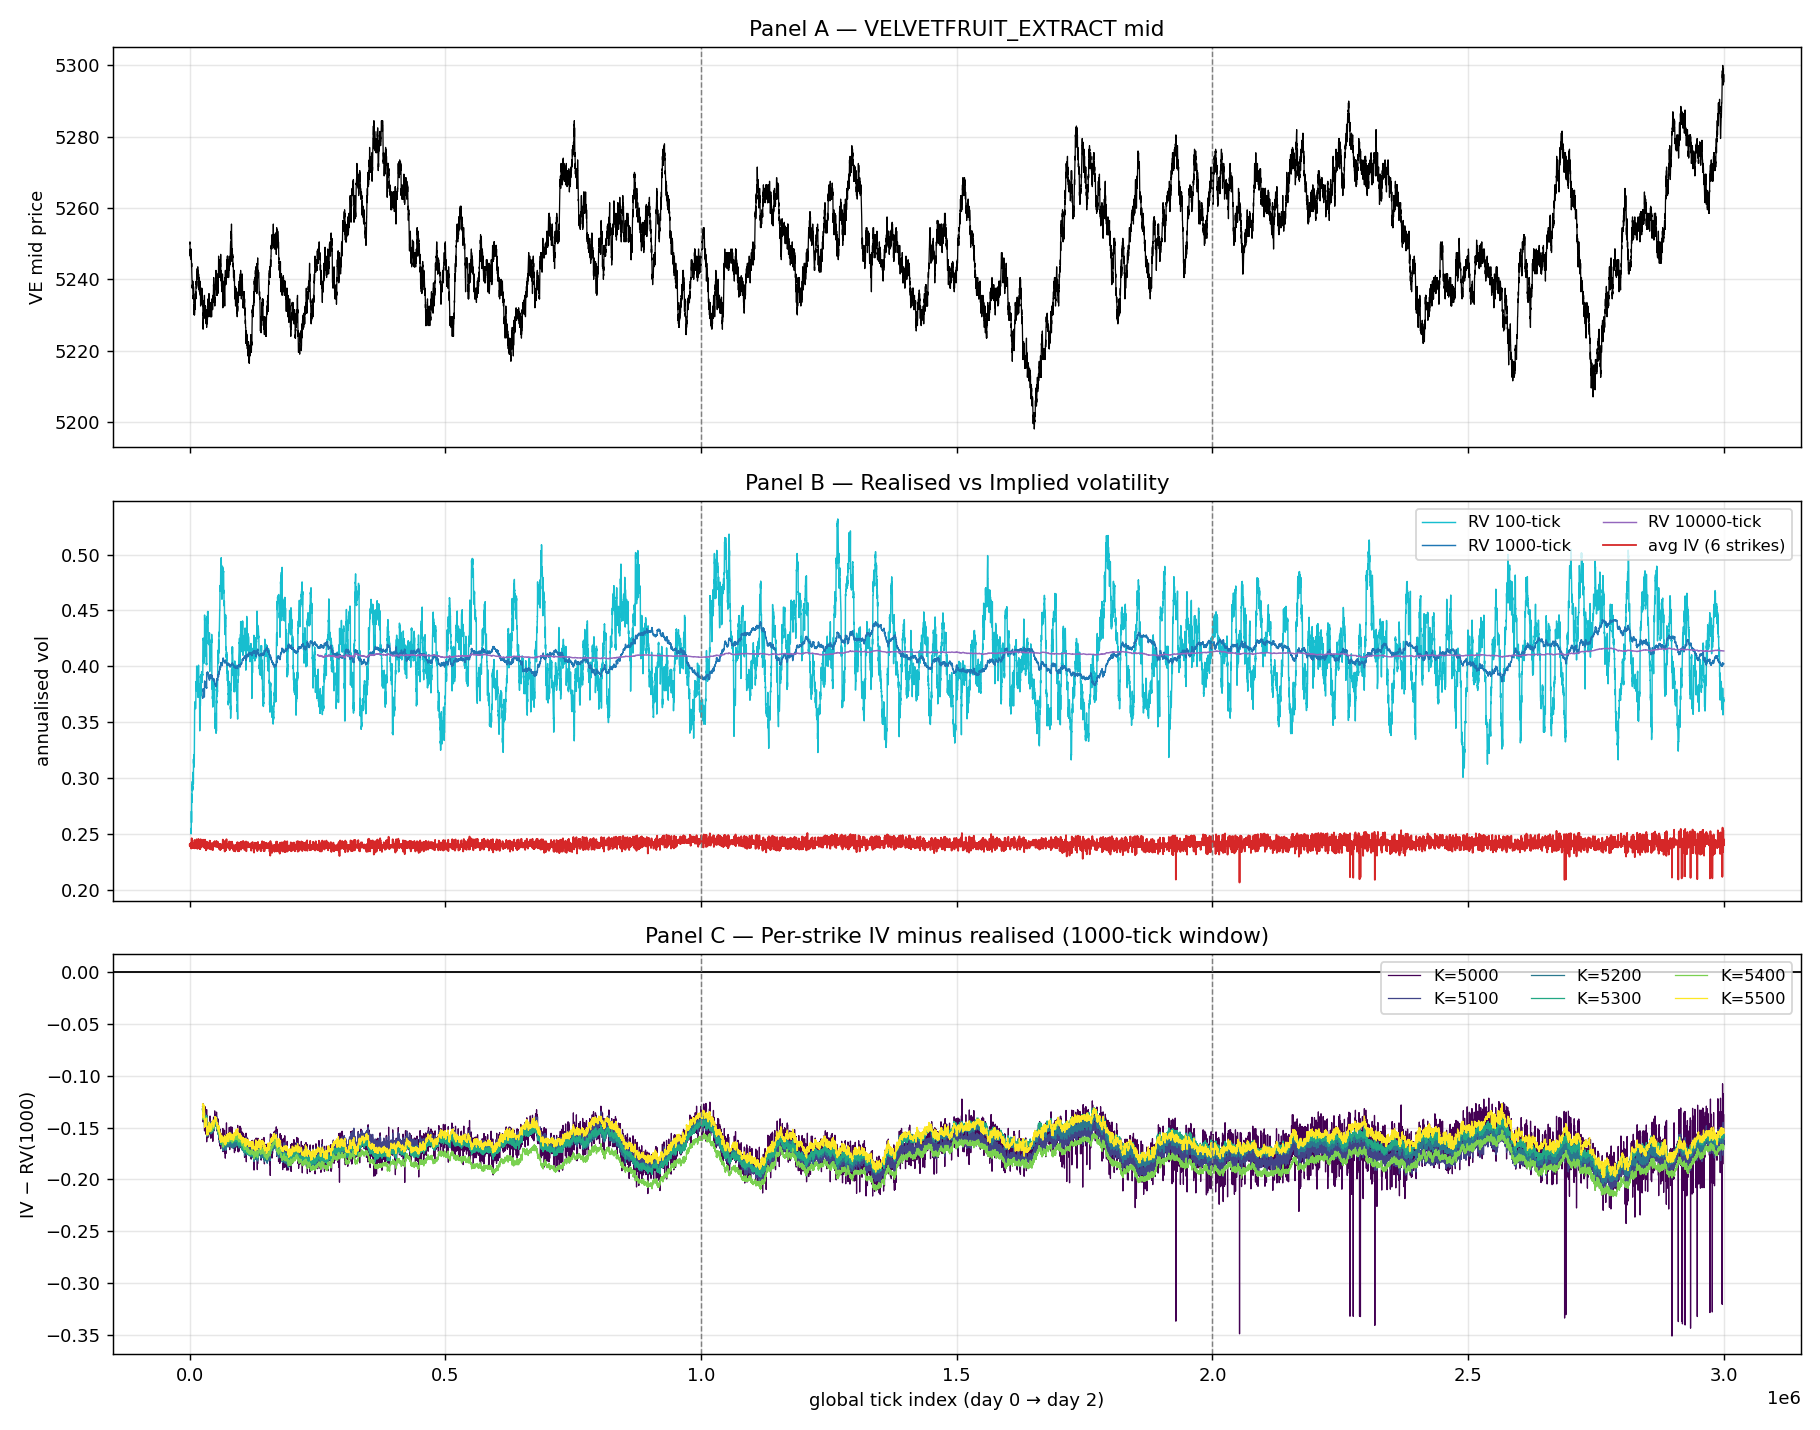

The script that saved this image:
"""Realised Vol vs Implied Vol diagnostic for Round-3 VEV vouchers.

Answers: are vouchers structurally over- or under-priced relative to realised?
"""

import os
import sys
import math
import numpy as np
import pandas as pd
import matplotlib.pyplot as plt

sys.path.insert(0, os.path.dirname(os.path.abspath(__file__)))
from bs_pricer import implied_vol, bs_call

DATA_DIR = os.path.join(
    os.path.dirname(os.path.abspath(__file__)), "..", "..", "data", "round3"
)
OUT_PNG = os.path.join(os.path.dirname(os.path.abspath(__file__)), "phase3_rv_iv.png")

UNDERLYING = "VELVETFRUIT_EXTRACT"
ACTIVE_STRIKES = [5000, 5100, 5200, 5300, 5400, 5500]
ACTIVE_PRODUCTS = [f"VEV_{k}" for k in ACTIVE_STRIKES]
TICKS_PER_DAY = 10_000
TICK_STEP = 100
TIMESTAMPS_PER_DAY = TICKS_PER_DAY * TICK_STEP  # 1,000,000
DAYS_PER_YEAR = 365
TICKS_PER_YEAR = TICKS_PER_DAY * DAYS_PER_YEAR  # 3,650,000
ANNUALISATION = math.sqrt(TICKS_PER_YEAR)
START_TTE_DAYS = {0: 8, 1: 7, 2: 6}


def load_all_days():
    frames = []
    for d in (0, 1, 2):
        path = os.path.join(DATA_DIR, f"prices_round_3_day_{d}.csv")
        df = pd.read_csv(path, sep=";")
        df["day"] = d
        frames.append(df)
    full = pd.concat(frames, ignore_index=True)
    keep = [UNDERLYING] + ACTIVE_PRODUCTS
    full = full[full["product"].isin(keep)].copy()
    # Global tick index across the 3 days
    full["global_t"] = full["day"] * TIMESTAMPS_PER_DAY + full["timestamp"]
    return full


def pivot_mids(df):
    wide = df.pivot_table(
        index=["day", "timestamp", "global_t"],
        columns="product",
        values="mid_price",
        aggfunc="first",
    ).reset_index().sort_values("global_t").reset_index(drop=True)
    return wide


def verify_tick_step(wide):
    ts0 = wide.loc[wide["day"] == 0, "timestamp"].sort_values().values
    diffs = np.diff(ts0)
    unique_diffs = np.unique(diffs)
    print(f"  tick-step unique values (day 0): {unique_diffs.tolist()}")
    assert len(unique_diffs) == 1 and unique_diffs[0] == TICK_STEP, (
        f"Expected tick step {TICK_STEP}, got {unique_diffs.tolist()}"
    )
    print(f"  tick step = {TICK_STEP} confirmed.")


def compute_rv(underlying, windows=(100, 1000, 10_000)):
    log_ret = np.log(underlying).diff()
    rvs = {}
    for w in windows:
        # rolling std of per-tick log returns, annualised
        rv = log_ret.rolling(w, min_periods=max(2, w // 4)).std() * ANNUALISATION
        rvs[w] = rv
    return rvs, log_ret


def compute_iv_grid(wide):
    iv_cols = {}
    for k, prod in zip(ACTIVE_STRIKES, ACTIVE_PRODUCTS):
        ivs = np.full(len(wide), np.nan)
        S_arr = wide[UNDERLYING].values
        mid_arr = wide[prod].values
        day_arr = wide["day"].values
        ts_arr = wide["timestamp"].values
        for i in range(len(wide)):
            S = S_arr[i]
            mid = mid_arr[i]
            if not np.isfinite(S) or not np.isfinite(mid):
                continue
            day = int(day_arr[i])
            tick_frac = ts_arr[i] / TIMESTAMPS_PER_DAY
            tte_days = START_TTE_DAYS[day] - tick_frac
            T = tte_days / DAYS_PER_YEAR
            if T <= 0:
                continue
            sigma = implied_vol(float(mid), float(S), float(k), float(T))
            if not math.isnan(sigma):
                ivs[i] = sigma
        iv_cols[k] = ivs
        n_ok = np.isfinite(ivs).sum()
        print(f"  IV for K={k}: {n_ok} / {len(wide)} ticks solved "
              f"(skipped {len(wide) - n_ok} NaN)")
    return iv_cols


def main():
    print("=" * 70)
    print("PHASE 3 — Realised Vol vs Implied Vol diagnostic")
    print("=" * 70)

    print("\n[1] Loading data...")
    df = load_all_days()
    print(f"  rows after filter: {len(df):,}")
    print(f"  products kept: {sorted(df['product'].unique())}")

    wide = pivot_mids(df)
    print(f"  wide grid shape: {wide.shape}")
    print(f"  columns: {[c for c in wide.columns if c not in ('day','timestamp','global_t')]}")

    print("\n[1b] Verifying tick step...")
    verify_tick_step(wide)

    # Sanity on VE
    print("\n[1c] VE sanity per day:")
    for d in (0, 1, 2):
        ve = wide.loc[wide["day"] == d, UNDERLYING].dropna()
        print(f"  day {d}: mean={ve.mean():.2f}, std={ve.std():.2f}, "
              f"min={ve.min():.2f}, max={ve.max():.2f}, n_ticks={len(ve)}")

    print("\n[2] Computing realised volatility...")
    rvs, log_ret = compute_rv(wide[UNDERLYING])
    print(f"  log-return stats: mean={log_ret.mean():.2e}, "
          f"std={log_ret.std():.2e}, n_finite={np.isfinite(log_ret).sum()}")
    naive_annual_vol = log_ret.std() * ANNUALISATION
    print(f"  naive full-sample annualised vol = {naive_annual_vol:.4f}")
    for w, rv in rvs.items():
        med = np.nanmedian(rv)
        print(f"  RV window={w:>5}: median={med:.4f}, "
              f"mean={np.nanmean(rv):.4f}, n_finite={np.isfinite(rv).sum()}")

    print("\n[3] Computing implied volatility per strike...")
    iv_cols = compute_iv_grid(wide)
    iv_df = pd.DataFrame(iv_cols, index=wide.index)
    iv_df.columns = [f"IV_{k}" for k in ACTIVE_STRIKES]
    avg_iv = iv_df.mean(axis=1)
    print(f"  average IV across 6 strikes: median={np.nanmedian(avg_iv):.4f}, "
          f"mean={np.nanmean(avg_iv):.4f}, std={np.nanstd(avg_iv):.4f}")

    # Magnitude sanity check
    rv_med = np.nanmedian(rvs[1000])
    iv_med = np.nanmedian(avg_iv)
    if rv_med > 0 and (iv_med / rv_med > 100 or iv_med / rv_med < 0.01):
        print(f"\n  !! WARNING: IV/RV ratio = {iv_med/rv_med:.2f} — "
              f"annualisation likely wrong. Halting.")
        sys.exit(1)
    print(f"\n  magnitude check: median RV(1000)={rv_med:.4f}, "
          f"median avg-IV={iv_med:.4f}, ratio={iv_med/rv_med:.2f} "
          f"(want O(1) — same units)")

    # Build the analysis frame
    out = wide[["day", "timestamp", "global_t", UNDERLYING]].copy()
    for w, rv in rvs.items():
        out[f"RV_{w}"] = rv.values
    for col in iv_df.columns:
        out[col] = iv_df[col].values
    out["avg_IV"] = avg_iv.values
    for k in ACTIVE_STRIKES:
        out[f"spread_{k}"] = out[f"IV_{k}"] - out["RV_1000"]
    out["spread_avg"] = out["avg_IV"] - out["RV_1000"]

    # ---- CHART ----
    print("\n[5] Building chart...")
    fig, axes = plt.subplots(3, 1, figsize=(14, 11), sharex=True)
    x = out["global_t"].values

    # Panel A: VE mid
    axes[0].plot(x, out[UNDERLYING].values, color="black", lw=0.7)
    axes[0].set_ylabel("VE mid price")
    axes[0].set_title("Panel A — VELVETFRUIT_EXTRACT mid")
    for d in (1, 2):
        axes[0].axvline(d * TIMESTAMPS_PER_DAY, color="grey",
                        ls="--", lw=0.8)
    axes[0].grid(alpha=0.3)

    # Panel B: RV (3 windows) + avg IV
    rv_colors = {100: "tab:cyan", 1000: "tab:blue", 10_000: "tab:purple"}
    for w in (100, 1000, 10_000):
        axes[1].plot(x, out[f"RV_{w}"].values,
                     color=rv_colors[w], lw=0.8, label=f"RV {w}-tick")
    axes[1].plot(x, out["avg_IV"].values, color="tab:red", lw=1.0,
                 label="avg IV (6 strikes)")
    axes[1].set_ylabel("annualised vol")
    axes[1].set_title("Panel B — Realised vs Implied volatility")
    axes[1].legend(loc="upper right", ncol=2, fontsize=9)
    for d in (1, 2):
        axes[1].axvline(d * TIMESTAMPS_PER_DAY, color="grey",
                        ls="--", lw=0.8)
    axes[1].grid(alpha=0.3)

    # Panel C: per-strike spread IV - RV(1000)
    cmap = plt.get_cmap("viridis")
    for i, k in enumerate(ACTIVE_STRIKES):
        c = cmap(i / max(1, len(ACTIVE_STRIKES) - 1))
        axes[2].plot(x, out[f"spread_{k}"].values, lw=0.7, color=c, label=f"K={k}")
    axes[2].axhline(0.0, color="black", lw=1.0)
    axes[2].set_ylabel("IV − RV(1000)")
    axes[2].set_xlabel("global tick index (day 0 → day 2)")
    axes[2].set_title("Panel C — Per-strike IV minus realised (1000-tick window)")
    axes[2].legend(loc="upper right", ncol=3, fontsize=9)
    for d in (1, 2):
        axes[2].axvline(d * TIMESTAMPS_PER_DAY, color="grey",
                        ls="--", lw=0.8)
    axes[2].grid(alpha=0.3)

    plt.tight_layout()
    plt.savefig(OUT_PNG, dpi=130)
    print(f"  saved chart -> {OUT_PNG}")

    # ---- CONCLUSION ----
    print("\n" + "=" * 70)
    print("[6] CONCLUSION")
    print("=" * 70)

    spread = out["spread_avg"].dropna().values
    n = len(spread)
    mean = float(np.mean(spread))
    median = float(np.median(spread))
    std = float(np.std(spread, ddof=1))
    sem = std / math.sqrt(n) if n > 0 else float("nan")
    ci_lo = mean - 1.96 * sem
    ci_hi = mean + 1.96 * sem
    z = mean / sem if sem > 0 else float("nan")

    print(f"\nAvg-IV minus RV(1000) over all aligned ticks:")
    print(f"  n              = {n:,}")
    print(f"  mean           = {mean:+.5f}")
    print(f"  median         = {median:+.5f}")
    print(f"  std            = {std:.5f}")
    print(f"  SEM            = {sem:.6f}")
    print(f"  95% CI         = [{ci_lo:+.5f}, {ci_hi:+.5f}]")
    print(f"  |mean|/SEM (z) = {abs(z):.2f}")

    print("\nPer-strike IV − RV(1000):")
    per_strike = {}
    for k in ACTIVE_STRIKES:
        s = out[f"spread_{k}"].dropna().values
        m = float(np.mean(s)) if len(s) else float("nan")
        per_strike[k] = m
        print(f"  K={k}: mean spread = {m:+.5f}  (n={len(s):,})")

    largest_premium = max(per_strike, key=lambda k: per_strike[k])
    largest_discount = min(per_strike, key=lambda k: per_strike[k])
    print(f"\n  largest IV PREMIUM  vs RV: K={largest_premium} "
          f"({per_strike[largest_premium]:+.5f})")
    print(f"  largest IV DISCOUNT vs RV: K={largest_discount} "
          f"({per_strike[largest_discount]:+.5f})")

    # ---- GATE ----
    if not math.isfinite(sem) or sem == 0:
        meaningful = False
    else:
        meaningful = abs(mean) > 2.0 * sem
    if not meaningful:
        lean = "NEUTRAL (no statistically meaningful bias)"
    elif mean > 0:
        lean = "SHORT VOL (IV > RV → vouchers structurally rich; default to selling)"
    else:
        lean = "LONG VOL (IV < RV → vouchers structurally cheap; default to buying)"

    flag = "STATISTICALLY MEANINGFUL" if meaningful else "NOISE — neutral lean"

    print("\n" + "=" * 70)
    print("GATE")
    print("=" * 70)
    print(f"  IV − RV bias (mean ± std) : {mean:+.5f} ± {std:.5f}")
    print(f"  95% CI                    : [{ci_lo:+.5f}, {ci_hi:+.5f}]")
    print(f"  z = |mean| / SEM          : {abs(z):.2f}  "
          f"(threshold for meaningful: 2.00)")
    print(f"  flag                      : {flag}")
    print(f"  recommended trading lean  : {lean}")
    print("=" * 70)


if __name__ == "__main__":
    main()
